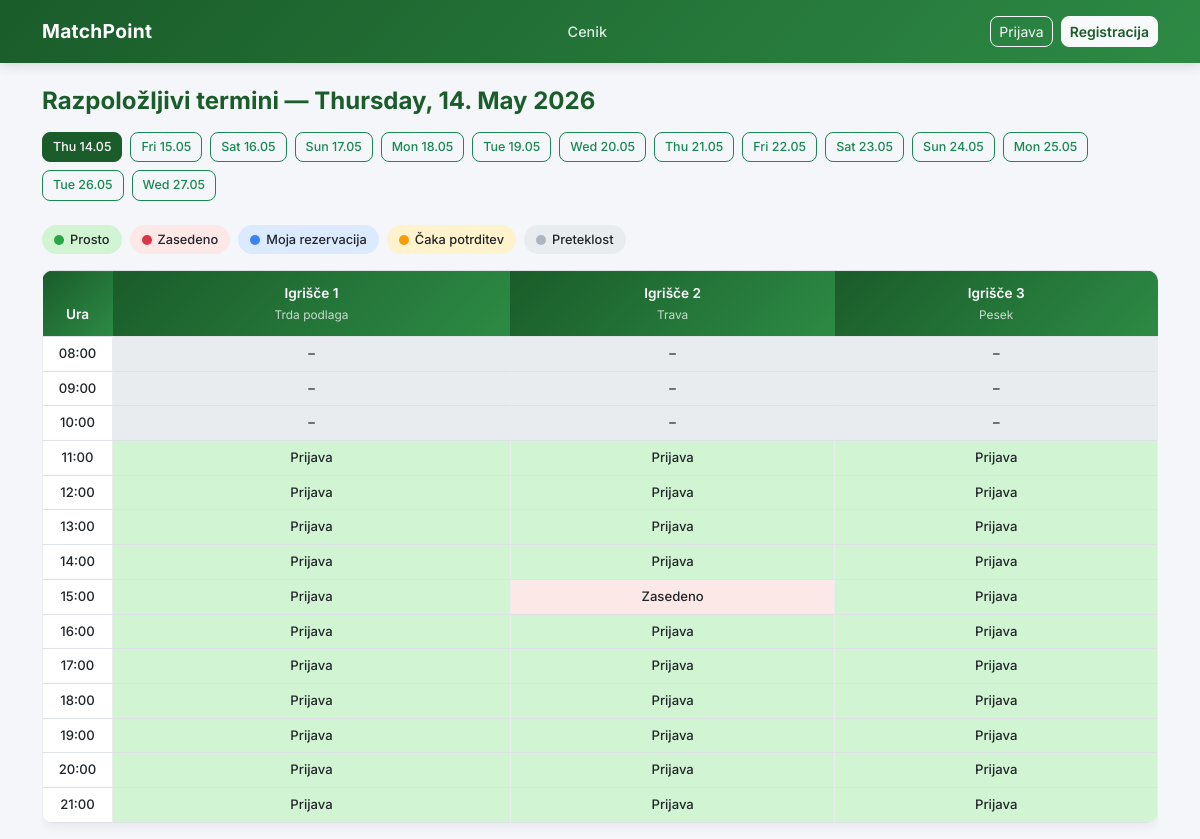
The page / on the database its author committed.
### rezervacije/models.py (models this page shows, shortened)
class Igrisca(models.Model):
    class Povrsina(models.TextChoices):
        PESEK  = 'pesek',  'Pesek'
        TRAVA  = 'trava',  'Trava'
        TRDA   = 'trda',   'Trda podlaga'
    ime       = models.CharField(max_length=50)
    povrsina  = models.CharField(max_length=20, choices=Povrsina.choices, default=Povrsina.TRDA)
    aktivno   = models.BooleanField(default=True)        # admin lahko deaktivira
    cena_ura = models.DecimalField(max_digits=6, decimal_places=2, default=10.00)

### rezervacije/views.py (the view)
# urls.py: path('', views.grid, name='grid'),
def grid(request):
    datum_str = request.GET.get('datum')
    try:
        datum = date.fromisoformat(datum_str)
    except (TypeError, ValueError):
        datum = date.today()
    igrisca_list = Igrisca.objects.filter(aktivno=True)
    rezervacije = Rezervacija.objects.filter(
        datum=datum,
        status__in=['potrjena', 'cakajoca']
    ).select_related('uporabnik', 'igrisca')
    zasedenost = {}
    for r in rezervacije:
        zacetek = datetime.datetime.combine(datum, r.ura_zacetek)
        konec = datetime.datetime.combine(datum, r.ura_konec)
        trenutna = zacetek
        while trenutna < konec:
            zasedenost[(r.igrisca_id, trenutna.strftime('%H:%M'))] = r
            trenutna += timedelta(hours=1)
    zdaj = datetime.datetime.now()
    grid_rows = []
    for termin in TERMINI:
        ura_str = termin.strftime('%H:%M')
        termin_dt = datetime.datetime.combine(datum, termin)
        je_preteklost = termin_dt < zdaj
        celice = []
        for ig in igrisca_list:
            rez = zasedenost.get((ig.id, ura_str))
            if je_preteklost:
                stanje = 'preteklost'
            elif rez is None:
                stanje = 'prosto'
            elif request.user.is_authenticated and rez.uporabnik == request.user:
                stanje = 'moje'
            elif rez.status == 'cakajoca':
                stanje = 'cakajoca'
                if request.user.is_authenticated and request.user.je_trener() and rez.trener == request.user:
                    stanje = 'trener_caka'
            else:
                stanje = 'zasedeno'
            celice.append({
                'igrisca': ig,
                'ura_str': ura_str,
                'stanje': stanje,
                'rezervacija': rez,
            })
        grid_rows.append({'termin': termin, 'ura_str': ura_str, 'celice': celice})
    koledar = [date.today() + timedelta(days=i) for i in range(14)]
    context = {
        'datum': datum,
        'igrisca': igrisca_list,
        'grid_rows': grid_rows,
        'koledar': koledar,
    }
    return render(request, 'grid.html', context)

### rezervacije/templates/grid.html
{% extends 'base.html' %}
{% block content %}
<h4 class="mb-3" style="color:#1a5c2a; font-weight:700;">Razpoložljivi termini — {{ datum|date:'l, d. F Y' }}</h4>
<div class="d-flex flex-wrap gap-2 mb-4">
    {% for dan in koledar %}
        <a href="?datum={{ dan|date:'Y-m-d' }}"
           class="btn btn-outline-success btn-sm datum-btn {% if dan == datum %}active{% endif %}">
            {{ dan|date:'D d.m' }}
        </a>
    {% endfor %}
</div>
<div class="d-flex gap-2 mb-3 flex-wrap">
    <span class="legenda-pill" style="background:#d1f5d3;">
        <span class="legenda-dot" style="background:#28a745;"></span> Prosto
    </span>
    <span class="legenda-pill" style="background:#fde8e8;">
        <span class="legenda-dot" style="background:#dc3545;"></span> Zasedeno
    </span>
    <span class="legenda-pill" style="background:#dbeafe;">
        <span class="legenda-dot" style="background:#3b82f6;"></span> Moja rezervacija
    </span>
    <span class="legenda-pill" style="background:#fff3cd;">
        <span class="legenda-dot" style="background:#f59e0b;"></span> Čaka potrditev
    </span>
    <span class="legenda-pill" style="background:#e9ecef;">
        <span class="legenda-dot" style="background:#adb5bd;"></span> Preteklost
    </span>
</div>
<div class="table-responsive">
<table class="table table-bordered grid-table">
    <thead>
        <tr>
            <th style="width:70px;">Ura</th>
            {% for ig in igrisca %}
                <th>{{ ig.ime }}<br><small class="fw-normal opacity-75">{{ ig.get_povrsina_display }}</small></th>
            {% endfor %}
        </tr>
    </thead>
    <tbody>
        {% for vrstica in grid_rows %}
        <tr>
            <td class="ura-col">{{ vrstica.ura_str }}</td>
            {% for celica in vrstica.celice %}
                {% if celica.stanje == 'preteklost' %}
                    <td class="cell-preteklost">–</td>
                {% elif celica.stanje == 'prosto' %}
                    {% if user.is_authenticated %}
                        <td class="cell-prosto"
                            onclick="window.location='{% url 'rezerviraj' celica.igrisca.id datum|date:'Y-m-d' celica.ura_str %}'">
                            Rezerviraj
                        </td>
                    {% else %}
                        <td class="cell-prosto"
                            onclick="window.location='{% url 'prijava' %}'">
                            Prijava
                        </td>
                    {% endif %}
                {% elif celica.stanje == 'moje' %}
                    <td class="cell-moje">Moje ✓</td>
                {% elif celica.stanje == 'trener_caka' %}
                    <td class="cell-trener-caka"
                        onclick="window.location='{% url 'trener_panel' %}'">
                        ⏳ Potrdi
                    </td>
                {% elif celica.stanje == 'cakajoca' %}
                    <td class="cell-cakajoca">Čaka...</td>
                {% else %}
                    <td class="cell-zasedeno">Zasedeno</td>
                {% endif %}
            {% endfor %}
        </tr>
        {% endfor %}
    </tbody>
</table>
</div>
{% endblock %}

### rezervacije/templates/base.html (style rules this page uses)
* { font-family: 'Inter', sans-serif; }
body { background: #f4f6f9; }
.grid-table { border-radius: 12px; overflow: hidden; box-shadow: 0 2px 12px rgba(0,0,0,0.08); }
.grid-table thead th { background: linear-gradient(135deg, #1a5c2a, #2d8a45); color: white; text-align: center; font-weight: 600; font-size: 0.85rem; padding: 12px 8px; border: none; }
.grid-table td { text-align: center; vertical-align: middle; font-size: 0.82rem; padding: 7px 5px; border-color: #e9ecef; font-weight: 500; }
.ura-col { background: #f8f9fa; color: #495057; font-weight: 600; font-size: 0.85rem; width: 70px; }
.cell-prosto { background: #d1f5d3 !important; color: #155724; cursor: pointer; transition: all 0.15s; }
.cell-zasedeno { background: #fde8e8 !important; color: #842029; cursor: not-allowed; }
.cell-preteklost { background: #e9ecef !important; color: #adb5bd; cursor: not-allowed; font-size: 0.75rem; }
.legenda-pill { display: inline-flex; align-items: center; gap: 6px; padding: 5px 12px; border-radius: 20px; font-size: 0.8rem; font-weight: 500; }
.legenda-dot { width: 10px; height: 10px; border-radius: 50%; display: inline-block; }
.datum-btn { font-size: 0.78rem; font-weight: 500; border-radius: 8px !important; padding: 5px 10px; }
.datum-btn.active { background: #1a5c2a !important; border-color: #1a5c2a !important; color: white !important; }

### rows shown on the page
Igrisca: ime "Igrišče 1", povrsina "Trda podlaga", shows "Prijava"
Igrisca: ime "Igrišče 2", povrsina "Trava", shows "Prijava", shows "Zasedeno"
Igrisca: ime "Igrišče 3", povrsina "Pesek", shows "Prijava"

### other values the page prints
{{ datum|date:'l, d. F Y' }} "Thursday, 14. May 2026"
{{ dan|date:'D d.m' }} "Thu 14.05" "Fri 15.05" "Sat 16.05" "Sun 17.05" "Mon 18.05" "Tue 19.05" "Wed 20.05" "Thu 21.05" "Fri 22.05" "Sat 23.05" "Sun 24.05" "Mon 25.05" "Tue 26.05" "Wed 27.05"
{{ vrstica.ura_str }} "08:00" "09:00" "10:00" "11:00" "12:00" "13:00" "14:00" "15:00" "16:00" "17:00" "18:00" "19:00" "20:00" "21:00"
